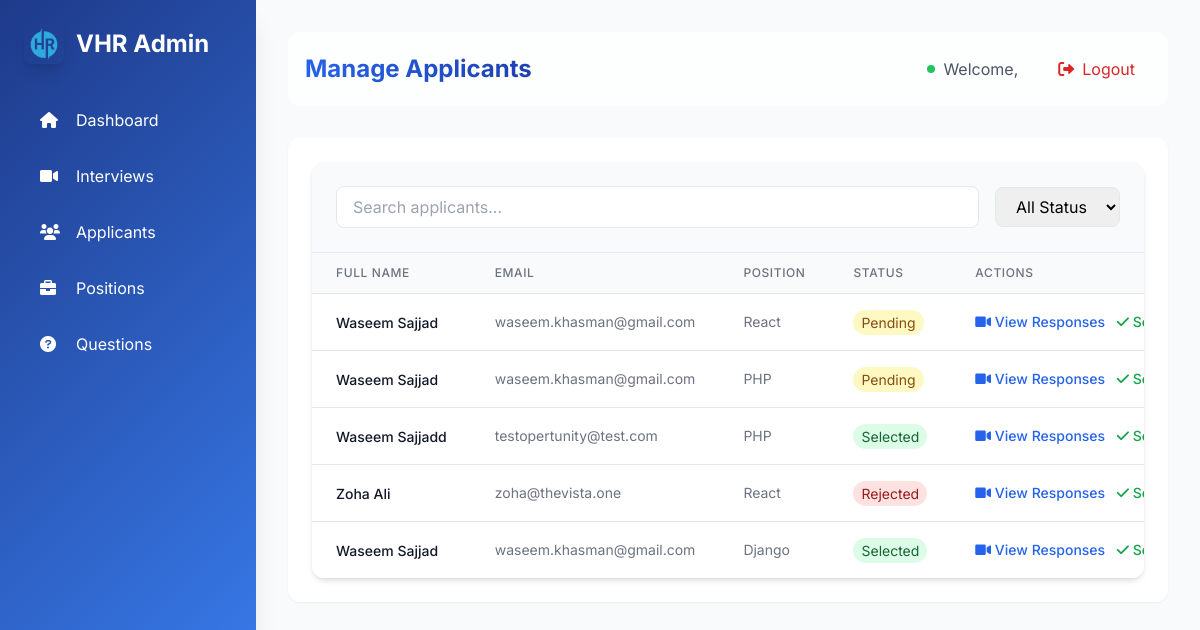
Before: /applicants/ with the older database file.
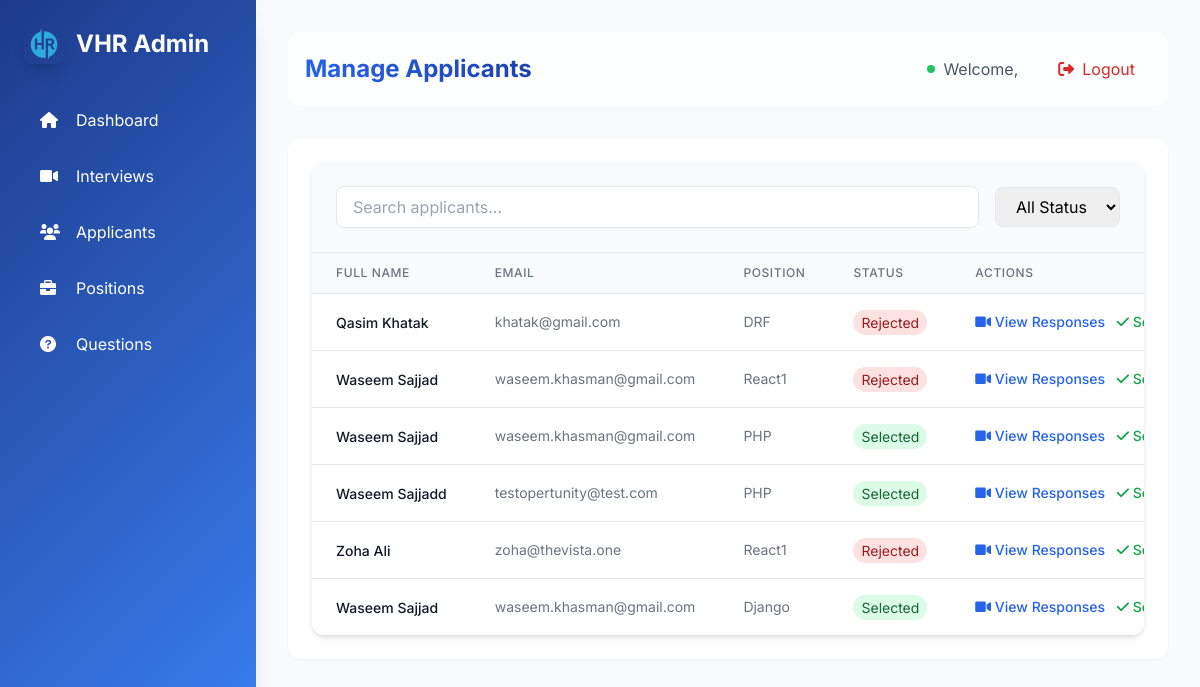
After: the same page with the newer database file.
### interviews/models.py (models this page shows, shortened)
class Applicant(models.Model):
    STATUS_CHOICES = [
        ('Pending', 'Pending'),
        ('Selected', 'Selected'),
        ('Rejected', 'Rejected'),
    ]
    user = models.ForeignKey(User, on_delete=models.CASCADE, related_name="applicants", null=True, blank=True)
    fullname = models.CharField(max_length=255)
    email = models.EmailField()
    position = models.ForeignKey(Position, on_delete=models.CASCADE, related_name="applicants")
    status = models.CharField(max_length=10, choices=STATUS_CHOICES, default='Pending')
    resume = models.FileField(upload_to='resumes/', null=True, blank=True)
    created_at = models.DateTimeField(auto_now_add=True)
    class Meta:
        unique_together = ('email', 'position')

class Position(models.Model):
    name = models.CharField(max_length=255, unique=True)
    description = models.TextField(blank=True, null=True)
    created_at = models.DateTimeField(auto_now_add=True)
    is_active = models.BooleanField(default=True)

### interviews/views.py (the view)
# urls.py: path('applicants/', manage_applicants, name='manage_applicants'),
def manage_applicants(request):
    applicants = Applicant.objects.all().order_by('-id')
    return render(request, 'admin/manage_applicants.html', {'applicants': applicants})

### interviews/templates/admin/manage_applicants.html (shortened to what this page needs)
{% extends "admin/base_admin.html" %}
{% block admin_content %}
<div class="bg-white rounded-xl shadow-md overflow-hidden">
    <div class="p-6 bg-gray-50 border-b">
        <div class="flex items-center space-x-4">
            <div class="flex-1">
                <input type="text" id="search" placeholder="Search applicants..."
                       class="w-full px-4 py-2 border rounded-lg focus:ring-2 focus:ring-blue-500 focus:border-blue-500">
            </div>
            <select id="status-filter" class="px-4 py-2 border rounded-lg focus:ring-2 focus:ring-blue-500 focus:border-blue-500">
                <option value="">All Status</option>
            </select>
        </div>
    </div>
    <div class="overflow-x-auto">
        <table class="min-w-full divide-y divide-gray-200">
            <thead class="bg-gray-50">
                <tr>
                    <th class="px-6 py-3 text-left text-xs font-medium text-gray-500 uppercase tracking-wider">Full Name</th>
                    <th class="px-6 py-3 text-left text-xs font-medium text-gray-500 uppercase tracking-wider">Email</th>
                    <th class="px-6 py-3 text-left text-xs font-medium text-gray-500 uppercase tracking-wider">Position</th>
                    <th class="px-6 py-3 text-left text-xs font-medium text-gray-500 uppercase tracking-wider">Status</th>
                    <th class="px-6 py-3 text-left text-xs font-medium text-gray-500 uppercase tracking-wider">Actions</th>
                </tr>
            </thead>
            <tbody class="bg-white divide-y divide-gray-200">
                {% for applicant in applicants %}
                <tr class="hover:bg-gray-50 transition">
                    <td class="px-6 py-4 whitespace-nowrap">
                        <span class="text-sm font-medium text-gray-900">{{ applicant.fullname }}</span>
                    </td>
                    <td class="px-6 py-4 whitespace-nowrap text-sm text-gray-500">
                        {{ applicant.email }}
                    </td>
                    <td class="px-6 py-4 whitespace-nowrap text-sm text-gray-500">
                        {{ applicant.position.name }}
                    </td>
                    <td class="px-6 py-4 whitespace-nowrap">
                        <span class="px-2 py-1 text-sm rounded-full
                            {% if applicant.status == 'Pending' %}bg-yellow-100 text-yellow-800
                            {% elif applicant.status == 'Selected' %}bg-green-100 text-green-800
                            {% else %}bg-red-100 text-red-800{% endif %}">
                            {{ applicant.status }}
                        </span>
                    </td>
                    <td class="px-6 py-4 whitespace-nowrap text-sm font-medium space-x-2">
                        <button onclick="viewResponses({{ applicant.id }})"
                                class="text-blue-600 hover:text-blue-900">
                            <i class="fas fa-video"></i> View Responses
                        </button>
                        <button onclick="updateStatus({{ applicant.id }}, 'Selected')" class="text-green-600 hover:text-green-900">
                            <i class="fas fa-check"></i> Select
                        </button>
                    </td>
                </tr>
                {% empty %}
                <tr>
                    <td colspan="5" class="px-6 py-4 text-center text-gray-500">
                        No applicants found.
                    </td>
                </tr>
                {% endfor %}
            </tbody>
        </table>
    </div>
</div>
{% endblock %}

Changed rows visible on the page:
added Applicant: fullname "Qasim Khatak", email "khatak@gmail.com", position.name "DRF", status "Rejected"
changed Applicant (number 2 of 6 on the later page): position.name "React" → "React1"; status "Pending" → "Rejected"
changed Applicant (number 3 of 6 on the later page): status "Pending" → "Selected"
changed through a linked row, Applicant "Zoha Ali": position.name "React" → "React1"
